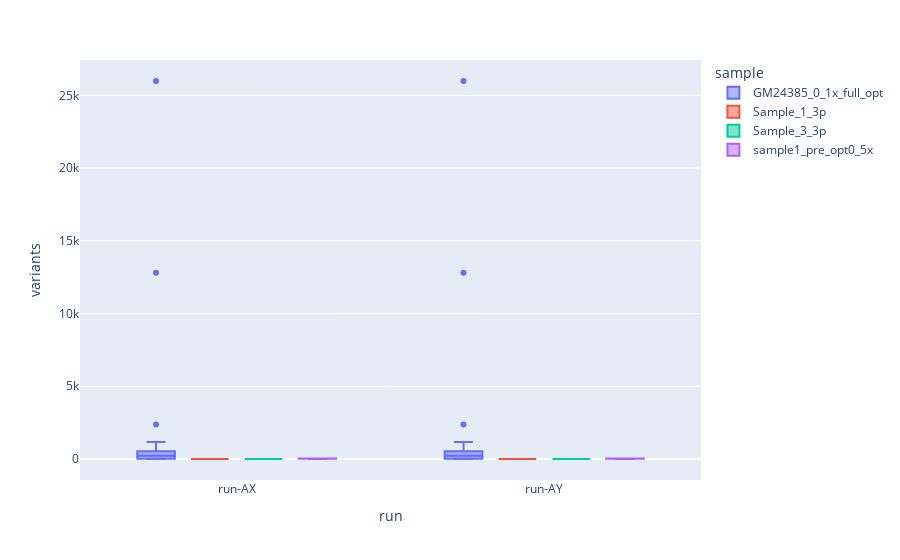

The code cell stored with this chart in its notebook:
### Code cell
plotly_boxplot("mosaicatcher-pipeline")

### Figure 1 — Plotly figure (JSON) as saved in the notebook; plotly's stock layout.template omitted (floating-point values rounded to 4 significant figures)
{"data": [{"alignmentgroup": "True", "hovertemplate": "sample=GM24385_0_1x_full_opt<br>run=%{x}<br>variants=%{y}<extra></extra>", "legendgroup": "GM24385_0_1x_full_opt", "marker": {"color": "#636efa"}, "name": "GM24385_0_1x_full_opt", "notched": false, "offsetgroup": "GM24385_0_1x_full_opt", "orientation": "v", "showlegend": true, "type": "box", "x": ["run-AX", "run-AX", "run-AX", "run-AX", "run-AX", "run-AX", "run-AX", "run-AX", "run-AX", "run-AX", "run-AX", "run-AX", "run-AX", "run-AX", "run-AX", "run-AX", "run-AX", "run-AX", "run-AX", "run-AX", "run-AX", "run-AX", "run-AX", "run-AX", "run-AX", "run-AX", "run-AX", "run-AX", "run-AX", "run-AX", "run-AX", "run-AX", "run-AX", "run-AX", "run-AX", "run-AX", "run-AX", "run-AX", "run-AX", "run-AX", "run-AX", "run-AX", "run-AY", "run-AY", "run-AY", "run-AY", "run-AY", "run-AY", "run-AY", "run-AY", "run-AY", "run-AY", "run-AY", "run-AY", "run-AY", "run-AY", "run-AY", "run-AY", "run-AY", "run-AY", "run-AY", "run-AY", "run-AY", "run-AY", "run-AY", "run-AY", "run-AY", "run-AY", "run-AY", "run-AY", "run-AY", "run-AY", "run-AY", "run-AY", "run-AY", "run-AY", "run-AY", "run-AY", "run-AY", "run-AY", "run-AY", "run-AY", "run-AY", "run-AY"], "x0": " ", "xaxis": "x", "y": [2367, 1175, 742, 905, 662, 12803, 811, 590, 399, 533, 518, 795, 456, 291, 223, 446, 294, 210, 332, 136, 165, 379, 334, 30, 15, 105, 3, 1, 2, 1, 9, 1, 29, 3, 136, 19, 1, 5, 43, 13, 1, 25983, 2367, 1175, 742, 905, 662, 12803, 811, 590, 399, 533, 518, 795, 456, 291, 223, 446, 294, 210, 332, 136, 165, 379, 334, 30, 15, 105, 3, 1, 2, 1, 9, 1, 29, 3, 136, 19, 1, 5, 43, 13, 1, 25983], "y0": " ", "yaxis": "y"}, {"alignmentgroup": "True", "hovertemplate": "sample=Sample_1_3p<br>run=%{x}<br>variants=%{y}<extra></extra>", "legendgroup": "Sample_1_3p", "marker": {"color": "#EF553B"}, "name": "Sample_1_3p", "notched": false, "offsetgroup": "Sample_1_3p", "orientation": "v", "showlegend": true, "type": "box", "x": ["run-AX", "run-AY"], "x0": " ", "xaxis": "x", "y": [1, 1], "y0": " ", "yaxis": "y"}, {"alignmentgroup": "True", "hovertemplate": "sample=Sample_3_3p<br>run=%{x}<br>variants=%{y}<extra></extra>", "legendgroup": "Sample_3_3p", "marker": {"color": "#00cc96"}, "name": "Sample_3_3p", "notched": false, "offsetgroup": "Sample_3_3p", "orientation": "v", "showlegend": true, "type": "box", "x": ["run-AX", "run-AY"], "x0": " ", "xaxis": "x", "y": [0, 0], "y0": " ", "yaxis": "y"}, {"alignmentgroup": "True", "hovertemplate": "sample=sample1_pre_opt0_5x<br>run=%{x}<br>variants=%{y}<extra></extra>", "legendgroup": "sample1_pre_opt0_5x", "marker": {"color": "#ab63fa"}, "name": "sample1_pre_opt0_5x", "notched": false, "offsetgroup": "sample1_pre_opt0_5x", "orientation": "v", "showlegend": true, "type": "box", "x": ["run-AX", "run-AX", "run-AX", "run-AY", "run-AY", "run-AY"], "x0": " ", "xaxis": "x", "y": [5, 29, 34, 5, 29, 34], "y0": " ", "yaxis": "y"}], "layout": {"boxmode": "group", "legend": {"title": {"text": "sample"}, "tracegroupgap": 0}, "margin": {"t": 60}, "xaxis": {"anchor": "y", "domain": [0, 1], "title": {"text": "run"}}, "yaxis": {"anchor": "x", "domain": [0, 1], "title": {"text": "variants"}}}}
